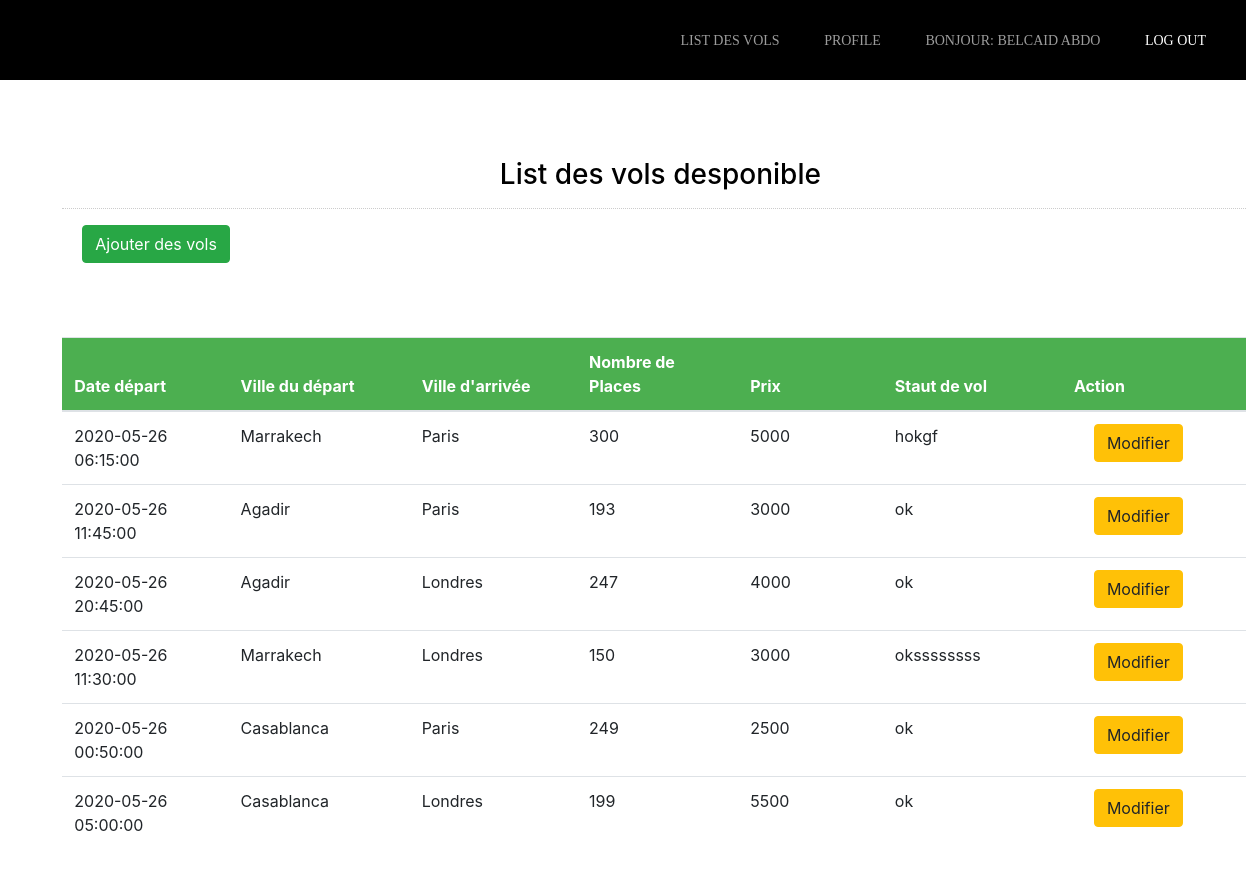
The app's page /view/admin.php (signed in) with its own data.
### tables this page shows
CREATE TABLE IF NOT EXISTS `vols` (
  `id` int(11) NOT NULL AUTO_INCREMENT,
  `depart` varchar(254) DEFAULT NULL,
  `destination` varchar(254) DEFAULT NULL,
  `date_depart` timestamp NULL DEFAULT NULL,
  `num_place` int(11) DEFAULT NULL,
  `prix` int(11) DEFAULT NULL,
  `statut` varchar(100) NOT NULL,
  PRIMARY KEY (`id`)
);

### model/volsclass.php (called while the page is built, shortened)
<?php
 class Vol{
		function __construct() {
			$this->conn = new mysqli("localhost","root","","gestion_reservations");
		}
		function vol_show_all() {
			$query = "SELECT * from vols";
			$stmt = $this->conn->prepare($query);
			$stmt->execute();
			$result = $stmt->get_result();
			return  $result;
		}
}
?>

### view/admin.php (the view, shortened to what this page needs)
<?php
include('../model/volsclass.php');
?>
<!DOCTYPE html>
<html lang="en">
<?php
include('heder.php');
?>
	<link type="text/css" rel="stylesheet" href="../public/css/table.css" />
<body>
			<nav class="nav">
					<ul id="menu">
						<li><a href="admin.php">List des vols</a></li>
						<li><a href="admin_profile.php">Profile</a></li>
						<li><a>Bonjour: <?= $_SESSION["nom"]; ?> <?= $_SESSION["prenom"]; ?></a></li>
						<li><a href="logout.php" id="nm">Log Out</a></li>
					</ul>
			</nav>
			<br><br><br><br>
			<div class="col-md-12 well"  style="margin: 3%;padding: 2%;">
				<h3 style="color: #000;">List des vols desponible</h3>
				<hr style="border-top:1px dotted #ccc;" />
				<button type="button" class="btn btn-success" data-toggle="modal" data-target="#form_modal"> Ajouter des vols</button>
				<br /><br />
				<table class="table " id="table" >
					<thead class="alert-success">
						<tr>
							<th>Date départ</th>
							<th>Ville du départ</th>
							<th>Ville d'arrivée</th>
							<th>Nombre de Places</th>
							<th>Prix</th>
							<th>Staut de vol</th>
							<th>Action</th>
						</tr>
					</thead>
					<tbody style="background-color:#fff;">
						<?php
						$vol = new Vol();
   						$res = $vol -> vol_show_all();
					while($fetch = mysqli_fetch_array($res)){
				?>
						<tr>
							<td><?php echo $fetch['date_depart']?></td>
							<td><?php echo $fetch['depart']?></td>
							<td><?php echo $fetch['destination']?></td>
							<td><?php echo $fetch['num_place']?></td>
							<td><?php echo $fetch['prix']?></td>
							<td><?php echo $fetch['statut']?></td>
							<td><button class="btn btn-warning" data-toggle="modal" type="button"
									data-target="#update_modal<?php echo $fetch['id']?>"> Modifier</button></td>
						</tr>
						<?php
					include 'vol_update.php';
					}
				?>
</body>
</html>

### public/css/stylehome.css (style rules this page uses)
* { text-decoration: none; }
.nav { width: 100%; height: 80px; position: fixed; z-index: 2; background-color: #000; }
.nav #menu { float: left; right: 40px; position: fixed; }
.nav #menu li { padding-left: 40px; display: inline-block; font-weight: lighter !important; text-transform: uppercase; font-size: 14px; line-height: 80px; position: relative; transition: all 500ms ease-out; }
.nav #menu li a { font-family: Poppins !important; color: rgb(156, 156, 156); transition: all 500ms ease-out; }
.nav #menu #nm { color: #fff; }
.btn { padding: 18px 40px; font-size: 16px; color: #f1f1f1; background: #3498db; border: none; font-weight: 700; outline: none; border-radius: 30px; margin-left: 20px; cursor: pointer; transition: opacity .3s linear; }

### public/css/style.css (style rules this page uses)
table { margin-top: 50px; }

### public/css/table.css (style rules this page uses)
h3 { text-align: center; }
#table th { padding-top: 12px; padding-bottom: 12px; text-align: left; background-color: #4CAF50; color: white; width: 400px; }

### records on screen
vols: date_depart "2020-05-26 06:15:00", depart "Marrakech", destination "Paris", num_place "300", prix "5000", statut "hokgf"
vols: date_depart "2020-05-26 11:45:00", depart "Agadir", destination "Paris", num_place "193", prix "3000", statut "ok"
vols: date_depart "2020-05-26 20:45:00", depart "Agadir", destination "Londres", num_place "247", prix "4000", statut "ok"
vols: date_depart "2020-05-26 11:30:00", depart "Marrakech", destination "Londres", num_place "150", prix "3000", statut "okssssssss"
vols: date_depart "2020-05-26 00:50:00", depart "Casablanca", destination "Paris", num_place "249", prix "2500", statut "ok"
vols: date_depart "2020-05-26 05:00:00", depart "Casablanca", destination "Londres", num_place "199", prix "5500", statut "ok"

### other values on screen
$_SESSION["nom"] "BELCAID"
$_SESSION["prenom"] "ABDO"
